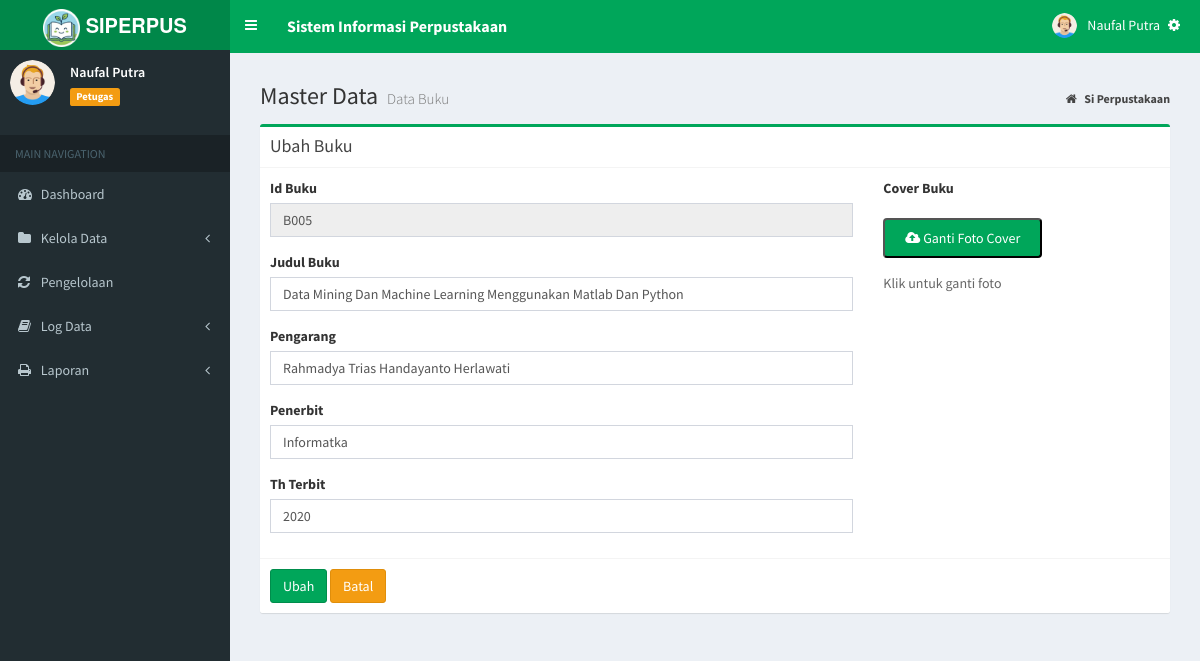
The page /index.php?page=MyApp/edit_buku&kode=B005 (signed in) on the database its author committed.
### tables this page shows
CREATE TABLE `tb_buku` (
  `id_buku` varchar(10) NOT NULL,
  `judul_buku` varchar(500) NOT NULL,
  `pengarang` varchar(100) NOT NULL,
  `penerbit` varchar(100) NOT NULL,
  `th_terbit` year NOT NULL,
  `foto_buku` varchar(255) DEFAULT NULL,
  PRIMARY KEY (`id_buku`)
);

### admin/buku/edit_buku.php (the view, shortened to what this page needs)
<?php
    if(isset($_GET['kode'])){
        $sql_cek = "SELECT * FROM tb_buku WHERE id_buku='".$_GET['kode']."'";
        $query_cek = mysqli_query($koneksi, $sql_cek);
        $data_cek = mysqli_fetch_array($query_cek,MYSQLI_BOTH);
    }
?>
<section class="content-header">
	<h1>
		Master Data
		<small>Data Buku</small>
	</h1>
	<ol class="breadcrumb">
		<li>
			<a href="index.php">
				<i class="fa fa-home"></i>
				<b>Si Perpustakaan</b>
			</a>
		</li>
	</ol>
</section>
<section class="content">
	<div class="row">
		<div class="col-md-12">
			<div class="box box-success">
				<div class="box-header with-border">
					<h3 class="box-title">Ubah Buku</h3>
				</div>
				<form action="" method="post" enctype="multipart/form-data">
					<div class="box-body">
						<div class="row">
							<div class="col-md-8">
								<div class="form-group">
									<label>Id Buku</label>
									<input type='text' class="form-control" name="id_buku" value="<?php echo $data_cek['id_buku']; ?>"
									 readonly/>
								</div>
								<div class="form-group">
									<label>Judul Buku</label>
									<input type='text' class="form-control" name="judul_buku" value="<?php echo $data_cek['judul_buku']; ?>" required/>
								</div>
								<div class="form-group">
									<label>Pengarang</label>
									<input type='text' class="form-control" name="pengarang" value="<?php echo $data_cek['pengarang']; ?>" required/>
								</div>
								<div class="form-group">
									<label>Penerbit</label>
									<input class="form-control" name="penerbit" value="<?php echo $data_cek['penerbit']; ?>" required/>
								</div>
								<div class="form-group">
									<label>Th Terbit</label>
									<input class="form-control" name="th_terbit" value="<?php echo $data_cek['th_terbit']; ?>" required>
								</div>
							</div>
							<div class="col-md-4">
								<div class="form-group">
									<label>Cover Buku</label>
									<div class="file-upload-wrapper" style="margin-top: 15px;">
										<button type="button" class="btn-file-upload">
											<i class="fa fa-cloud-upload"></i> Ganti Foto Cover
										</button>
									</div>
									<div class="file-name" id="fileName">
										<?php echo !empty($data_cek['foto_buku']) ? 'Klik untuk ganti foto' : 'Belum ada foto'; ?>
									</div>
								</div>
							</div>
						</div>
					</div>
					<div class="box-footer">
						<input type="submit" name="Ubah" value="Ubah" class="btn btn-success">
						<a href="?page=MyApp/data_buku" class="btn btn-warning">Batal</a>
					</div>
				</form>
			</div>
</section>

### admin/buku/edit_buku.php (style rules this page uses)
.file-upload-wrapper { position: relative; overflow: hidden; display: inline-block; width: 100%; }
.btn-file-upload { display: inline-block; padding: 8px 20px; background: #00a65a; color: white; border-radius: 4px; cursor: pointer; transition: background 0.3s; }
.file-name { margin-top: 10px; color: #666; font-size: 14px; }

### rows shown on the page
tb_buku: id_buku "B005", judul_buku "Data Mining Dan Machine Learning Menggunakan Matlab Dan Python", pengarang "Rahmadya Trias Handayanto Herlawati", penerbit "Informatka", th_terbit "2020"

### other values the page prints
$data_nama "Naufal Putra"
$data_level "Petugas"
